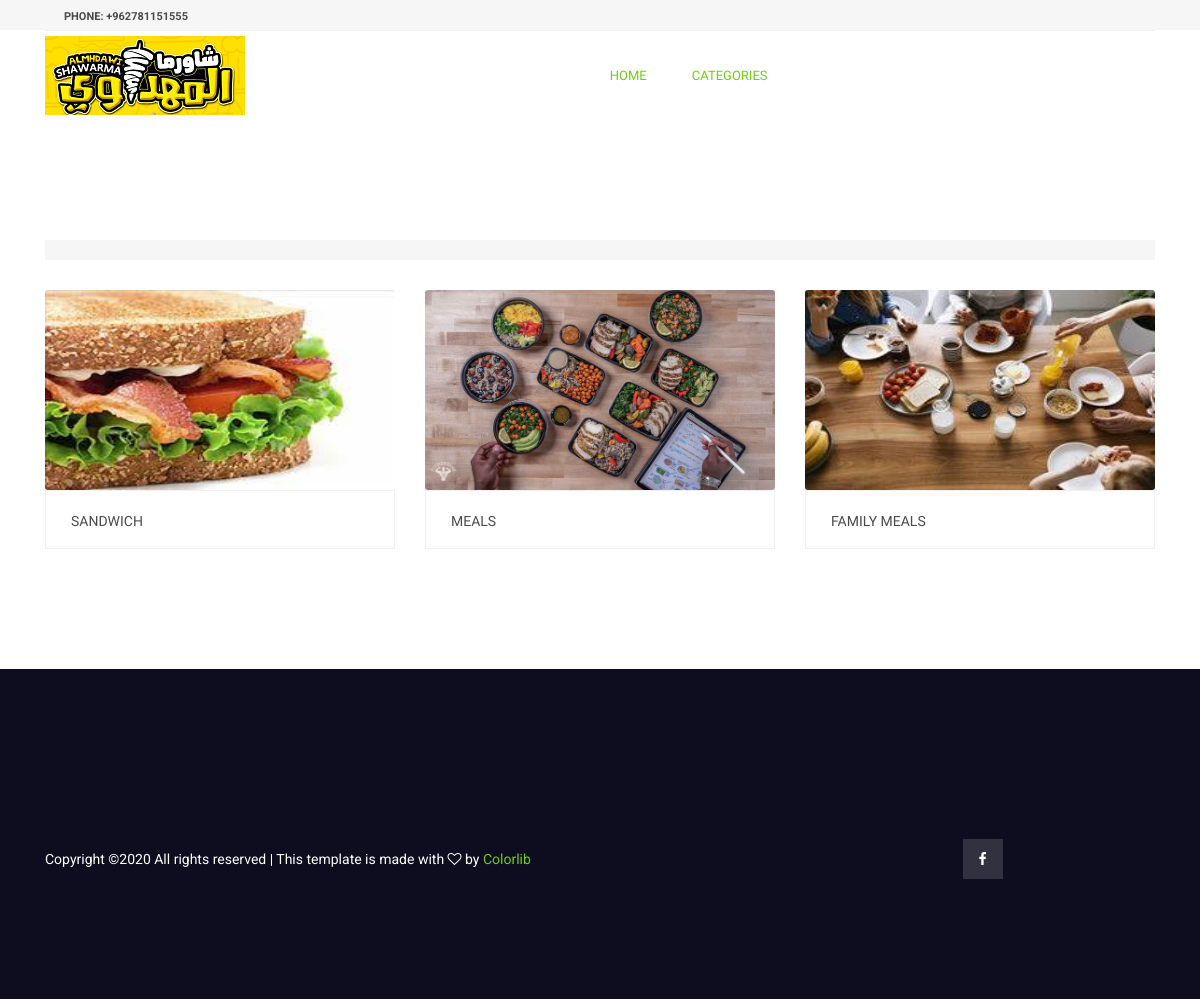
The app's page /category.php with its own data.
### tables this page shows
CREATE TABLE `catagory` (
  `cat_id` int(50) NOT NULL,
  `cat_name` varchar(50) NOT NULL,
  `cat_image` varchar(50) NOT NULL
);

### category.php (the view, shortened to what this page needs)
<?php
include("admin/includes/conn.php");
$quere = "SELECT * FROM  catagory ";
$result = mysqli_query($conn,$quere);
?>
<?php
include("includes/header.php");
?>
<section class="cat_product_area section_gap">
  <div class="container">
    <div class="row-fluid">
      <div class="">
        <div class="product_top_bar">
        </div>
        <div class="latest_product_inner">
          <div class="row">
           <?php
           foreach ($result as $key => $value) {
            ?>
            <div class="col-lg-4 col-md-6">
              <div class="single-product">
                <div class="product-img">
                  <img
                  style="height:200px;"
                  width="100%"
                  class="card-img"
                  src="admin/<?php echo $value['cat_image'] ?>"
                  alt=""
                  />
                </div>
                <div class="product-btm">
                    <h4><?php echo $value['cat_name'] ?></h4>
                </div>
              </div>
            </div>
            <?php
          }
          ?>
        </div>
      </div>
    </div>
  </div>
</div>
</section>
<?php
include("includes/footer.php");
?>

### css/style.css (style rules this page uses)
body { line-height:24px;font-size:14px;font-family:"Roboto",sans-serif;font-weight:normal;color:#797979 }
h1,h2,h3,h4,h5,h6 { font-family:"Heebo",sans-serif;color:#2a2a2a;font-weight:500 }
.section_gap { padding:120px 0px }
h4 { font-size:18px }
.single-product { text-align:center;margin-bottom:50px }
.single-product .product-img { position:relative;overflow:hidden }
.single-product .product-btm { padding:22px 25px 18px;border:1px solid #f0f2f1;text-align:left }
.single-product .product-btm h4 { color:#4a4a4a;font-size:14px;font-weight:400;text-transform:uppercase;margin-bottom:0px;transition:all 300ms linear 0s }
.latest_product_inner { margin-bottom:-35px }
.cat_product_area .latest_product_inner { padding-top:30px;margin-bottom:-50px }
.cat_product_area .latest_product_inner .single-product { margin-bottom:50px }
.product_top_bar { background:#f6f6f6;clear:both;display:flex;padding:10px 20px }

### records on screen
catagory: cat_image (picture), cat_name "SANDWICH"
catagory: cat_image (picture), cat_name "MEALS"
catagory: cat_image (picture), cat_name "FAMILY MEALS"
